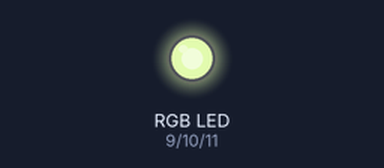
The sketch below on a simulated Arduino Uno, built with avr-gcc and run on an emulated ATmega328P. Parts: an RGB LED mixed from three pins (HIGH = lit). Dim RGB values are drawn brighter than linear; random numbers use the default seed unless the sketch sets one.

Above: at 0.1 s.
At 5.1 s:
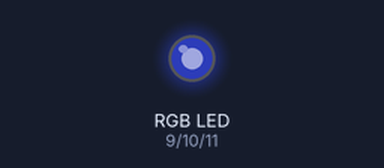
At 9.1 s:
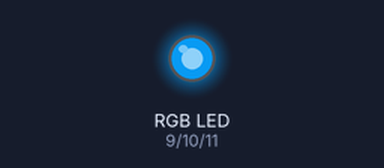
At 19.1 s:
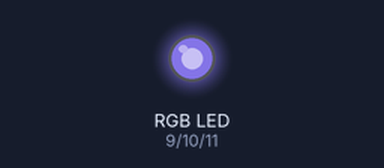
At 29.1 s:
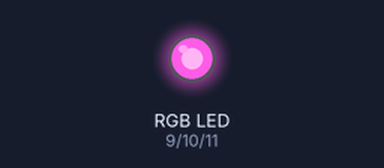
At 39.1 s:
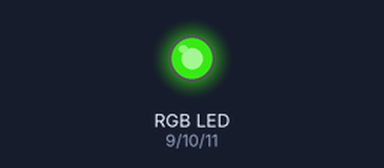
Timing chart, 0 to 40.0 s (numbered marks = the images above):
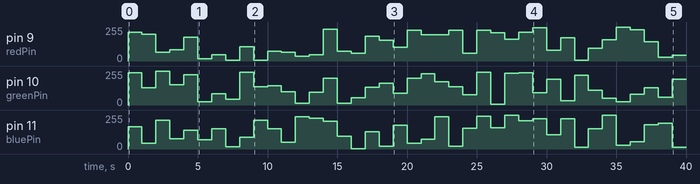

The sketch:

RGB_LED.ino
```cpp
int redPin = 9;//rgb led의 red부분 핀 설정
int greenPin = 10;//rgb led의 green부분 핀 설정
int bluePin = 11;//rgb led의 blue부분 핀 설정

void setColor(int red, int green, int blue);
void setup()
{
 pinMode(redPin, OUTPUT);    //각 데이터 핀을 출력으로 설정
 pinMode(greenPin, OUTPUT);
 pinMode(bluePin, OUTPUT);
}

void loop()
{
  //random으로 색이 바뀌도록 함
  setColor(rand()%256, rand()%256, rand()%256);

  //1초의 지연시간을 줌
  delay(1000);
}

void setColor(int red, int green, int blue) //각각 인자를 받아 색을 출력하는 함수
{
  //analogWrite는 Duty rate를 조절하여 LED가 출력하는 밝기 조절 가능
  analogWrite(redPin, red);   //red 핀의 값 입력
  analogWrite(greenPin, green); //green 핀의 값 입력
  analogWrite(bluePin, blue);     //blue 핀의 값 입력
}
```

Measured:
- by itself, pin 9 (redPin): 0/255 → 217/255 at 0.00 s, → 200/255 1.0 s later, → 67/255 1.0 s later, → 85/255 1.0 s later, … (40 changes in this stretch)
- by itself, pin 11 (bluePin): 0/255 → 167/255 at 0.00 s, → 42/255 1.0 s later, → 216/255 1.0 s later, → 77/255 1.0 s later, … (40 changes in this stretch)
